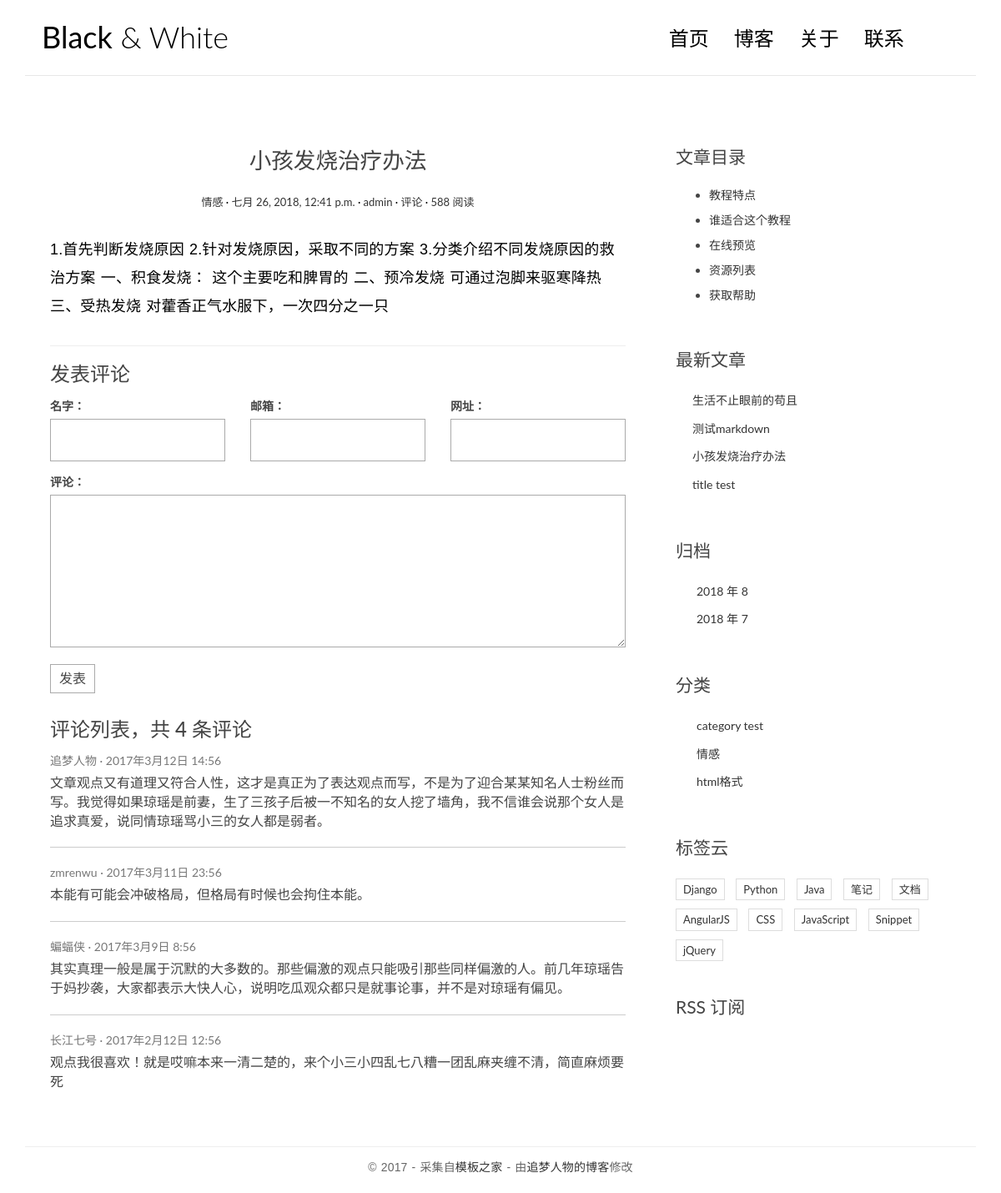
Screenshot of /post/3/ with the database file from the repository.
### blog/models.py (models this page shows, shortened)
class  Post(models.Model):
	title = models.CharField(max_length=70)
	body = models.TextField()
	created_time = models.DateTimeField()
	modified_time = models.DateTimeField()
	excerpt = models.CharField(max_length=200,blank=True)
	category = models.ForeignKey(Category)
	tags = models.ManyToManyField(Tag, blank=True)
	author = models.ForeignKey(User)
	def  get_absolute_url(self):
		return reverse('blog:detail',kwargs={'pk':self.pk})
	class Meta:
		ordering = ['-created_time','title']

class Category (models.Model):
	name = models.CharField(max_length=100)

### blog/views.py (the view)
# urls.py: url(r'^post/(?P<pk>[0-9]+)/$',views.detail,name='detail'),
def detail(request,pk):
	post = get_object_or_404(Post,pk=pk)
	post.body = markdown.markdown(post.body,
		extensions=['markdown.extensions.extra',
		'markdown.extensions.codehilite',
		'markdown.extensions.toc',])
	return render(request,'blog/detail.html',context={'post':post})

### blog/templatetags/blog_tags.py (called while the page is built)
@register.simple_tag
def get_categories():
	return Category.objects.all()

@register.simple_tag
def get_recent_posts(num=5):
	return Post.objects.all().order_by('-created_time')[:num]

@register.simple_tag
def archives():
	return Post.objects.dates('created_time','month',order='DESC')

### templates/blog/detail.html
{% extends 'base.html' %}
{% block main %}
               <article class="post post-{{ post.pk }}">
                    <header class="entry-header">
                        <h1 class="entry-title">{{ post.title }}</h1>
                        <div class="entry-meta">
                            <span class="post-category"><a href="{% url 'blog:category' post.category.pk %}">{{ post.category.name }}</a></span>
                            <span class="post-date"><a href="{% url 'blog:archives' post.created_time.year post.created_time.month %}"><time class="entry-date"
                                                                      datetime="{{ post.created_time }}">{{ post.created_time }}</time></a></span>
                            <span class="post-author"><a href="{% url 'blog:users' post.author.pk %}">{{ post.author }}</a></span>
                            <span class="comments-link"><a href="#">{{post.comment_set.count}} 评论</a></span>
                            <span class="views-count"><a href="#">588 阅读</a></span>
                        </div>
                    </header>
                    <div class="entry-content clearfix">
                        {{ post.body|safe}}
                    </div>
                </article>
                <section class="comment-area" id="comment-area">
                    <hr>
                    <h3>发表评论</h3>
                    <form action="#" method="post" class="comment-form">
                        <div class="row">
                            <div class="col-md-4">
                                <label for="id_name">名字：</label>
                                <input type="text" id="id_name" name="name" required>
                            </div>
                            <div class="col-md-4">
                                <label for="id_email">邮箱：</label>
                                <input type="email" id="id_email" name="email" required>
                            </div>
                            <div class="col-md-4">
                                <label for="id_url">网址：</label>
                                <input type="text" id="id_url" name="url">
                            </div>
                            <div class="col-md-12">
                                <label for="id_comment">评论：</label>
                                <textarea name="comment" id="id_comment" required></textarea>
                                <button type="submit" class="comment-btn">发表</button>
                            </div>
                        </div>
                    </form>
                    <div class="comment-list-panel">
                        <h3>评论列表，共 <span>4</span> 条评论</h3>
                        <ul class="comment-list list-unstyled">
                            <li class="comment-item">
                                <span class="nickname">追梦人物</span>
                                <time class="submit-date" datetime="2012-11-09T23:15:57+00:00">2017年3月12日 14:56</time>
                                <div class="text">
                                    文章观点又有道理又符合人性，这才是真正为了表达观点而写，不是为了迎合某某知名人士粉丝而写。我觉得如果琼瑶是前妻，生了三孩子后被一不知名的女人挖了墙角，我不信谁会说那个女人是追求真爱，说同情琼瑶骂小三的女人都是弱者。
                                </div>
                            </li>
                            <li class="comment-item">
                                <span class="nickname">zmrenwu</span>
                                <time class="submit-date" datetime="2012-11-09T23:15:57+00:00">2017年3月11日 23:56</time>
                                <div class="text">
                                    本能有可能会冲破格局，但格局有时候也会拘住本能。
                                </div>
                            </li>
                            <li class="comment-item">
                                <span class="nickname">蝙蝠侠</span>
                                <time class="submit-date" datetime="2012-11-09T23:15:57+00:00">2017年3月9日 8:56</time>
                                <div class="text">
                                    其实真理一般是属于沉默的大多数的。那些偏激的观点只能吸引那些同样偏激的人。前几年琼瑶告于妈抄袭，大家都表示大快人心，说明吃瓜观众都只是就事论事，并不是对琼瑶有偏见。
                                </div>
                            </li>
                            <li class="comment-item">
                                <span class="nickname">长江七号</span>
                                <time class="submit-date" datetime="2012-11-09T23:15:57+00:00">2017年2月12日 12:56</time>
                                <div class="text">
                                    观点我很喜欢！就是哎嘛本来一清二楚的，来个小三小四乱七八糟一团乱麻夹缠不清，简直麻烦要死
                                </div>
                            </li>
                        </ul>
                    </div>
                </section>
{% endblock main %}
{% block toc %}
    <div class="widget widget-content">
        <h3 class="widget-title">文章目录</h3>
        <ul>
            <li>
                <a href="#">教程特点</a>
            </li>
            <li>
                <a href="#">谁适合这个教程</a>
            </li>
            <li>
                <a href="#">在线预览</a>
            </li>
            <li>
                <a href="#">资源列表</a>
            </li>
            <li>
                <a href="#">获取帮助</a>
            </li>
        </ul>
    </div>
{% endblock toc %}

### templates/base.html (shortened to what this page needs)
{% load staticfiles %}
{% load blog_tags %}
<!DOCTYPE html>
<html>
<head>
    <link rel="stylesheet" href="http://code.ionicframework.com/ionicons/2.0.1/css/ionicons.min.css">
    <link rel="stylesheet" href="{% static 'blog/css/bootstrap.min.css' %}">
    <link rel="stylesheet" href="{% static 'blog/css/bootstrap.min.css' %}">
    <link rel="stylesheet" href="{% static 'blog/css/custom.css' %}">
    <link rel="stylesheet" href="{% static 'blog/css/highlights/github.css' %}">
</head>
<body>
<div class="container">
    <header id="site-header">
        <div class="row">
            <div class="col-md-4 col-sm-5 col-xs-8">
                <div class="logo">
                    <h1><a href="{% url 'blog:index' %}"><b>Black</b> &amp; White</a></h1>
                </div>
            </div>
            <div class="col-md-8 col-sm-7 col-xs-4">
                <nav class="main-nav" role="navigation">
                    <div class="collapse navbar-collapse" id="bs-example-navbar-collapse-1">
                        <ul class="nav navbar-nav navbar-right">
                            <li class="cl-effect-11"><a href="{% url 'blog:index' %}" data-hover="首页">首页</a></li>
                            <li class="cl-effect-11"><a href="full-width.html" data-hover="博客">博客</a></li>
                            <li class="cl-effect-11"><a href="about.html" data-hover="关于">关于</a></li>
                            <li class="cl-effect-11"><a href="contact.html" data-hover="联系">联系</a></li>
                        </ul>
                    </div>
                </nav>
            </div>
        </div>
    </header>
</div>
<div class="content-body">
    <div class="container">
        <div class="row">
            <main class="col-md-8">
                {% block main %}
                {% endblock main %}
            </main>
            <aside class="col-md-4">
                {% block toc %}
                {% endblock toc %}
                <div class="widget widget-recent-posts">
                    <h3 class="widget-title">最新文章</h3>
                    {% get_recent_posts as recent_post_list %}
                    <ul>
                        {% for post in recent_post_list %}
                        <li>
                            <a href="{{ post.get_absolute_url }}">{{ post.title }}</a>
                        </li>
                        {% empty %}
                        暂无归档
                        {% endfor %}
                    </ul>
                </div>
                <div class="widget widget-archives">
                    <h3 class="widget-title">归档</h3>
                    {% archives as date_list %}
                    <ul>
                        {% for date in date_list %}
                        <li>
                            <a href="{% url 'blog:archives' date.year date.month %}">{{ date.year }} 年 {{ date.month}}</a>
                        </li>
                        {% empty %}
                        暂无分类
                        {% endfor %}
                    </ul>
                </div>
                <div class="widget widget-category">
                    <h3 class="widget-title">分类</h3>
                    {% get_categories as category_list %}
                    <ul>
                        {% for category in category_list %}
                        <li>
                            <a href="{% url 'blog:category' category.pk %}">{{ category.name }}</a>
                        </li>
                        {% empty %}
                         暂无分类！
                        {% endfor %}
                    </ul>
                </div>
                <div class="widget widget-tag-cloud">
                    <h3 class="widget-title">标签云</h3>
                    <ul>
                        <li>
                            <a href="#">Django</a>
                        </li>
                        <li>
                            <a href="#">Python</a>
                        </li>
                        <li>
                            <a href="#">Java</a>
                        </li>
                        <li>
                            <a href="#">笔记</a>
                        </li>
                        <li>
                            <a href="#">文档</a>
                        </li>
                        <li>
                            <a href="#">AngularJS</a>
                        </li>
                        <li>
                            <a href="#">CSS</a>
                        </li>
                        <li>
                            <a href="#">JavaScript</a>
                        </li>
                        <li>
                            <a href="#">Snippet</a>
                        </li>
                        <li>
                            <a href="#">jQuery</a>
                        </li>
                    </ul>
                </div>
                <div class="rss">
                    <a href=""> RSS 订阅</a>
                </div>
            </aside>
        </div>
    </div>
</div>
<footer id="site-footer">
    <div class="container">
        <div class="row">
            <div class="col-md-12">
                <p class="copyright">&copy 2017 - 采集自<a href="http://www.cssmoban.com/"
                                                        target="_blank" title="模板之家">模板之家</a>
                    - 由<a href="http://zmrenwu.com/" title="网页模板" target="_blank">追梦人物的博客</a>修改
                </p>
            </div>
        </div>
    </div>
</footer>
</body>
</html>

### blog/static/blog/css/custom.css (style rules this page uses)
* { outline: none; }
h1, h2, h3, h4, h5, h6 { margin-top: 0; }
b { font-weight: 400; }
a { color: #333; }
body { color: #444; font-family: 'Lato', sans-serif; }
p { font-family: 'Ubuntu', sans-serif; font-weight: 400; word-spacing: 1px; letter-spacing: 0.01em; }
#site-header { background-color: #FFF; padding: 25px 20px; margin-bottom: 40px; border-bottom: 1px solid #e7e7e7; }
.logo h1 a { color: #000; }
.logo h1 { margin: 0; font-family: 'Lato', sans-serif; font-weight: 300; }
.main-nav { margin-top: 11px; max-width: 95%; }
.main-nav a { color: #000000 !important; padding: 0 0 5px 0 !important; margin-right: 30px; font-family: 'Lato', sans-serif; font-weight: 300; font-size: 24px; }
.cl-effect-11 a { padding: 10px 0; color: #0972b4; text-shadow: none; }
.cl-effect-11 a::before { position: absolute; top: 0; left: 0; overflow: hidden; padding: 0 0 5px 0 !important; max-width: 0; border-bottom: 1px solid #000; color: #000; content: attr(data-hover); white-space: nowrap; -webkit-transition: max-width 0.5s; -moz-transition: max-width 0.5s; transition: max-width 0.5s; }
.content-body { padding-bottom: 4em; }
.post { background: #fff; padding: 30px 30px 0; }
.entry-title { text-align: center; font-size: 1.9em; margin-bottom: 20px; line-height: 1.6; padding: 10px 20px 0; }
.entry-meta { text-align: center; color: #DDDDDD; font-size: 13px; margin-bottom: 30px; }
.entry-content { font-size: 18px; line-height: 1.9; font-weight: 300; color: #000; }
.post-category::after, .post-date::after, .post-author::after, .comments-link::after { content: ' ·'; color: #000; }
.widget { background: #fff; padding: 30px 0 0; }
.widget-title { font-size: 1.5em; margin-bottom: 20px; line-height: 1.6; padding: 10px 0 0; font-weight: 400; }
.widget-recent-posts ul { padding: 0; margin: 0; padding-left: 20px; }
.widget-recent-posts ul li { list-style-type: none; position: relative; line-height: 170%; margin-bottom: 10px; }
.widget-recent-posts ul li::before { content: '\f3d3'; font-family: "Ionicons"; position: absolute; left: -17px; top: 3px; font-size: 16px; color: #000; }
.widget-archives ul { padding: 0; margin: 0; padding-left: 25px; }
.widget-archives ul li { list-style-type: none; position: relative; line-height: 170%; margin-bottom: 10px; }
.widget-archives ul li::before { content: '\f3f3'; font-family: "Ionicons"; position: absolute; left: -25px; top: 1px; font-size: 16px; color: #000; }
.widget-category ul { padding: 0; margin: 0; padding-left: 25px; }
.widget-category ul li { list-style-type: none; position: relative; line-height: 170%; margin-bottom: 10px; }
.widget-category ul li::before { content: '\f3fe'; font-family: "Ionicons"; position: absolute; left: -25px; top: 1px; font-size: 18px; color: #000; }
.widget-tag-cloud ul { padding: 0; margin: 0; margin-right: -10px; }
.widget-tag-cloud ul li { list-style-type: none; font-size: 13px; display: inline-block; margin-right: 10px; margin-bottom: 10px; padding: 3px 8px; border: 1px solid #ddd; }
.widget-content ul li { margin-bottom: 10px; }
.rss { font-size: 21px; margin-top: 30px; }
.rss a { color: #444; }
#site-footer { padding-top: 10px; padding: 0 0 1.5em 0; }
.copyright { text-align: center; padding-top: 1em; margin: 0; border-top: 1px solid #eee; color: #666; }
.contact-form input, .comment-form input { border: 1px solid #aaa; margin-bottom: 15px; width: 100%; padding: 15px 15px; font-size: 16px; line-height: 100%; transition: 0.4s border-color linear; }
.contact-form textarea, .comment-form textarea { border: 1px solid #aaa; margin-bottom: 15px; width: 100%; padding: 15px 15px; font-size: 16px; line-height: 20px !important; min-height: 183px; transition: 0.4s border-color linear; }
.comment-area { padding: 0 30px 0; }
.comment-form { margin-top: 15px; }
.comment-form .comment-btn { background-color: #fff; border: 1px solid #aaa; font-size: 16px; padding: 5px 10px; }
.comment-list-panel { margin-top: 30px; }
.comment-list { margin-top: 15px; }
.comment-item:not(:last-child) { border-bottom: 1px #ccc solid; margin-bottom: 20px; padding-bottom: 20px; }
.comment-item .nickname, .comment-item .submit-date { color: #777; font-size: 14px; }
.comment-item .nickname:after { content: ' ·'; }
.comment-item .text { padding-top: 5px; font-size: 16px; }

### rows the page displays
Post: title "小孩发烧治疗办法", category.name "情感", created_time "七月 26, 2018, 12:41 p.m.", author "admin", body "1.首先判断发烧原因 2.针对发烧原因，采取不同的方案 3.分类介绍不同发烧原因的救治方案 一、积食发烧： 这个主要吃和脾胃的 二、预冷发烧 可通过泡脚来驱寒降热 三、受热发烧 对藿香正气水服下，一次四分之一只"
Post: title "生活不止眼前的苟且"
Post: title "测试markdown"
Post: title "title test"
Category: name "category test"
Category: name "情感"
Category: name "html格式"

### other values shown
{{ date.year }} "2018" "2018"
{{ date.month }} "8" "7"
